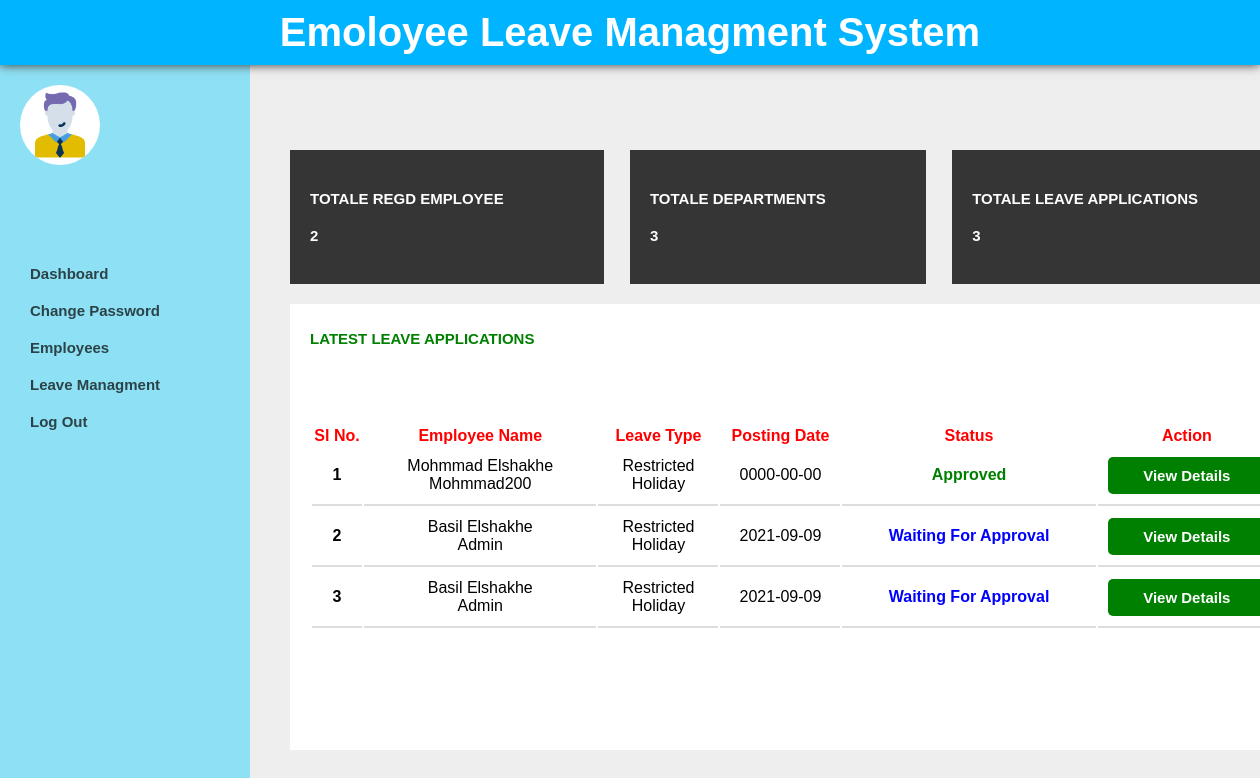
Screenshot of /admin/dashboard.php with the database file from the repository.
### tables this page shows
CREATE TABLE `leavedb` (
  `num` int(11) NOT NULL,
  `id` varchar(5) NOT NULL,
  `type-leave` varchar(30) NOT NULL,
  `fromdate` date NOT NULL,
  `todate` date NOT NULL,
  `description` varchar(2000) NOT NULL,
  `admin-description` varchar(2000) NOT NULL,
  `posting-date` date NOT NULL,
  `status` varchar(5) NOT NULL
);

CREATE TABLE `dbcompany` (
  `id` int(11) NOT NULL,
  `username` varchar(30) NOT NULL,
  `password` varchar(30) NOT NULL,
  `first_name` varchar(30) NOT NULL,
  `last_name` varchar(30) NOT NULL,
  `email` varchar(30) NOT NULL,
  `Country` varchar(30) NOT NULL,
  `city` varchar(30) NOT NULL,
  `address` varchar(30) NOT NULL,
  `section` varchar(30) NOT NULL,
  `sex` varchar(10) NOT NULL,
  `b_date` date NOT NULL,
  `reg_date` date NOT NULL,
  `mobile_number` varchar(20) NOT NULL,
  `status` varchar(2) NOT NULL
);

### admin/dashboard.php (the view, shortened to what this page needs)
<?php
include("connection.php");
$query = "SELECT * FROM dbcompany WHERE 1";
$result = mysqli_query($con,$query);
$row = mysqli_num_rows($result);
?>
<!DOCTYPE html>
<html>
    <head>
        <link rel="stylesheet" href="css/dashboard.css">
    </head>
    <body>
        <div class="header">emoloyee leave managment system</div>
        <div class="aside">
            <img src="person.png" style="border-radius: 50%; width: 80px; height: 80px; background-color: white;">
            <div class="info">
            </div>
            <div class="link">
                <ul class="menu">
                    <li><a href="dashboard.php">Dashboard</a></li>
                    <li><a href="change_passwordadmin.php">Change Password</a></li>
                    <li><a href="#">Employees</a>
                    </li>
                    <li><a href="leave_manage.php">Leave Managment</a></li>
                    <li><a href="logout.php" class="none">Log Out</a></li>
                </ul>
            </div>
        </div>
        <div class="content">
            <div class="card">
                    <div>
                        <p class="pc">TOTALE REGD EMPLOYEE</p>
                        <P><?php echo $row;?></P>
                    </div>
                    <div><?php
                        $query = "SELECT * FROM section WHERE 1";
                        $result = mysqli_query($con,$query);
                        $row = mysqli_num_rows($result);
                    ?>
                        <p class="pc">TOTALE DEPARTMENTS</p>
                        <P><?php echo $row;?></P>
                    </div>
                    <div><?php
                        $query = "SELECT * FROM leavedb WHERE 1";
                        $result = mysqli_query($con,$query);
                        $row = mysqli_num_rows($result);
                    ?>
                        <p class="pc">TOTALE LEAVE APPLICATIONS</p>
                        <P><?php echo $row;?></P>
                    </div>
            </div>
            <div class="table">
                <p class="spaer">LATEST LEAVE APPLICATIONS</p>
                <table>
                            <thead>
                            <tr>
                                <th style="color: red;" width="50">Sl No.</th>
                                <th style="color: red;">Employee Name</th>
                                <th width="120" style="color: red;">Leave Type</th>
                                <th width="120" style="color: red;">Posting Date</th>
                                <th style="color: red;">Status</th>
                                <th style="color: red;">Action</th>
                            </tr>
                            </thead>
                            <tbody>
                            <?php
                            $read_data = $con->query("SELECT * FROM leavedb WHERE 1");
                            $i = 1;
                            foreach($read_data as $user_data){
                                $status = $user_data['status'];
                                $id = $user_data['id'];
                                $sql = "SELECT * FROM dbcompany WHERE id = '$id'";
                                $result = mysqli_query($con,$sql);
                                $employee_data = mysqli_fetch_assoc($result);
                            ?>
                                <tr>
                                    <td style="font-weight: bold;"> <?php echo $i;?></td>
                                    <td><?php echo $employee_data['first_name'] . " " . $employee_data['last_name'] . " " . "<br>" . $employee_data['username']?></td>
                                    <td><?php echo $user_data['type-leave']; ?></td>
                                    <td><?php echo $user_data['posting-date']; ?></td>
                                    <td><?php if($status == 2){
                                            echo "<span style='color: red;'>Not Approved</span>";
                                        }else if($status == 1){
                                            echo "<span style='color: green;'>Approved</span>";
                                        }else{
                                            echo "<span style='color: blue;'>Waiting For Approval</span>";
                                        }
                                        ?>
                                    </td>
                                    <td><a href="leave_details.php?leavenum=<?php echo $user_data['num']?>" class="view">View Details</a></td>
                                </tr>
                                <?php $i++; }?>
                            </tbody>
                </table>
            </div>
        </div>
    </body>
</html>

### admin/css/dashboard.css (style rules this page uses)
* { margin: 0; padding: 0; box-sizing: border-box; font-family: Arial, Helvetica, sans-serif; }
body { background-color: #eee; display: flex; flex-direction: column; }
.header { position: relative; background-color: rgb(0, 180, 255); text-transform: capitalize; font-weight: bold; font-size: 40px; color: white; padding: 10px; display: inline-flex; justify-content: center; align-items: center; box-shadow: 0 0 10px 0 rgb(49, 50, 51); z-index: 2; width: 100%; }
.content { display: flex; flex-direction: column; width: 80%; height: 600px; justify-content: space-between; position: absolute; left: 290px; top: 150px; }
.card { display: flex; justify-content: space-between; margin-bottom: 20px; }
.card div { display: flex; flex-direction: column; justify-content: space-between; background-color: rgba(45, 45, 45, 0.955); color: white; height: 100%; padding: 40px; padding-right: 100px; padding-left: 20px; }
.pc { margin-bottom: 20px; }
.table { display: flex; justify-content: center; align-items: center; background-color: white; width: 100%; height: 100%; padding: 20px; }
.aside { position: relative; background-color: rgba(102, 220, 247, 0.7); padding: 20px; width: 250px; height: 100vh; flex-direction: column; justify-content: flex-start; z-index: 0; display: inline-flex }
.info { margin-left: 10px; }
.link { margin: 0; padding: 0; }
span { text-transform: capitalize; color: grey; font-weight: bold; width: 90%; margin: 0; }
p { font-weight: bold; font-size: 15px; }
img { margin-bottom: 20px; }
.menu li { position: relative; }
ul { list-style: none; }
a { display: block; padding: 10px; text-decoration: none; color: black; font-weight: bold; font-size: 15px; opacity: 0.7; transition: background-color 0.5s ease; }
table { text-transform: capitalize; width: 100%; text-align: center; font-family: Arial, Helvetica, sans-serif; }
td { padding: 10px; border-bottom: 2px solid #ddd; }
.view { display: block; padding: 10px; text-decoration: none; color: black; font-weight: bold; font-size: 15px; opacity: 1; transition: background-color 0.5s ease; background-color: green; color: white; border-radius: 5px; }
.spaer { position: absolute; color: green; top: 180px; left: 20px; }

### rows the page displays
leavedb: dbcompany.first_name "Mohmmad", dbcompany.last_name "Elshakhe", dbcompany.username "Mohmmad200", value "Restricted Holiday", value "0000-00-00", status "Approved"
leavedb: dbcompany.first_name "Basil", dbcompany.last_name "Elshakhe", dbcompany.username "Admin", value "Restricted Holiday", value "2021-09-09", status "Waiting For Approval"
leavedb: dbcompany.first_name "Basil", dbcompany.last_name "Elshakhe", dbcompany.username "Admin", value "Restricted Holiday", value "2021-09-09", status "Waiting For Approval"

### other values shown
$row "2"
$row "3"
